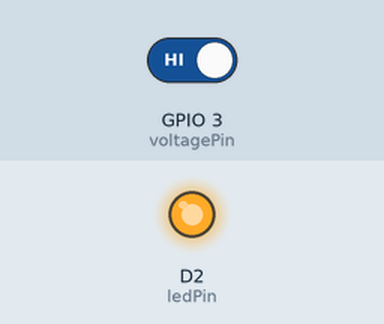
This sketch was run on a simulated ESP8266 (NodeMCU). On the bench: output pins drawn as LEDs (lit = HIGH). The inputs (shaded band) are chosen by the test bench; at power-on: GPIO 3 (voltagePin) HIGH. What the sketch prints to the serial monitor is not drawn.

Above: at 1.2 s.
1.3 s: GPIO 3 (voltagePin) driven LOW
At 2.1 s:
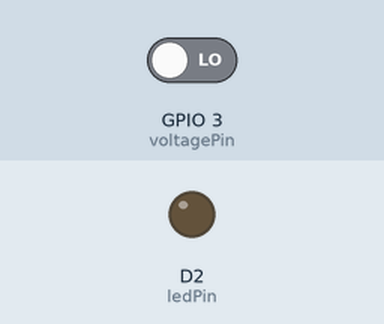
2.8 s: GPIO 3 (voltagePin) driven HIGH
At 3.2 s:
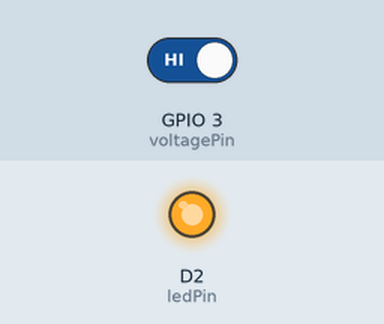
Timing chart, 0 to 5.8 s (numbered marks = the images above; inputs shaded):
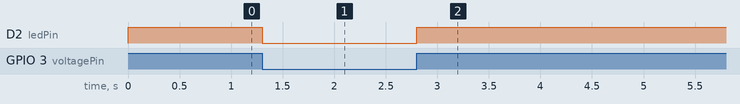

The sketch:

BatteryDropControl_basic.ino
```cpp
#define ledPin D2
#define voltagePin D9

void setup() {
  //start serial connection
  Serial.begin(115200);
  pinMode(voltagePin, INPUT);
  pinMode(ledPin, OUTPUT);

}

void loop() {
  //read the pushbutton value into a variable
  int sensorVal = digitalRead(voltagePin);
  //print out the value of the pushbutton
  Serial.println(!sensorVal);

  // Keep in mind the pull-up means the input pin's logic is inverted. It goes
  // HIGH when it's open, and LOW when it's pressed. Turn on pin the LED in D2 when the
  // voltage has dropped, and off when it has not:
  if (sensorVal == 0) {
    digitalWrite(ledPin, LOW);
  } else {
    digitalWrite(ledPin, HIGH);
  }
}
```

Measured:
- after the input at 1.3 s, D2 (ledPin): HIGH → LOW at once
- after the input at 2.8 s, D2 (ledPin): LOW → HIGH at once
